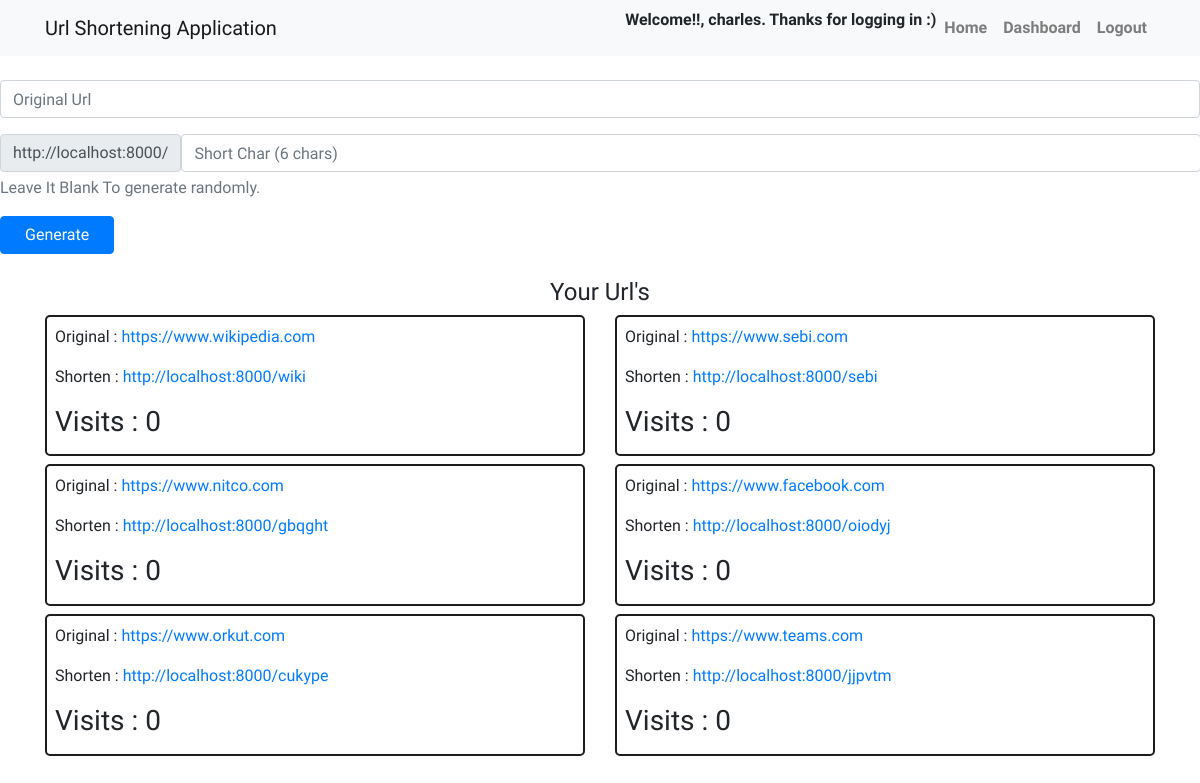
/ (signed in), run on an earlier commit of the app's database.
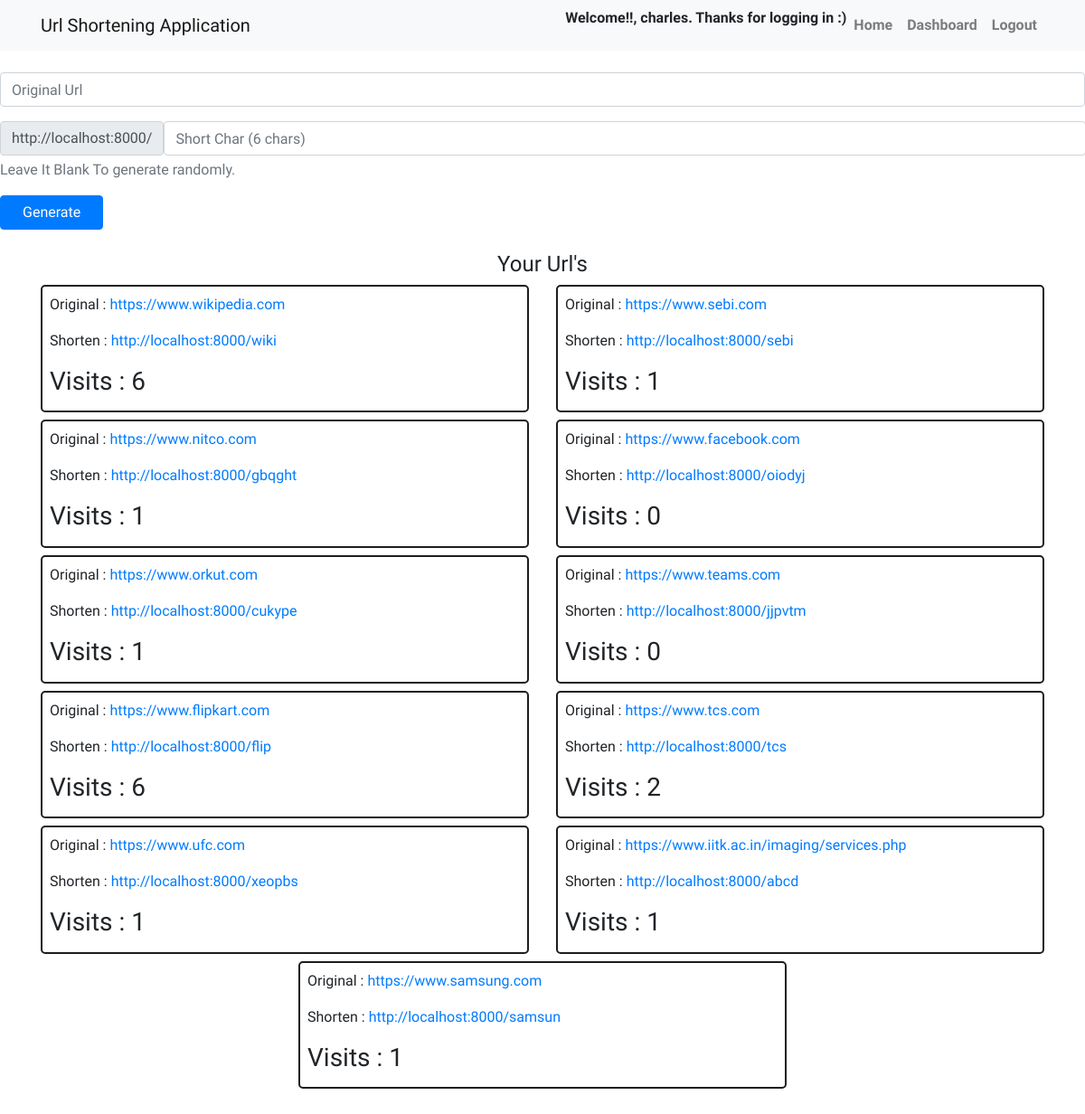
And on a later commit of the database.
### urlhandler/models.py (models this page shows)
class shorturl(models.Model):
    original_url=models.URLField(blank=False)
    short_query=models.CharField(blank=False,max_length=8)
    visits=models.IntegerField(default=0)
    user=models.ForeignKey(User,on_delete=models.CASCADE)

### urlhandler/views.py (the view)
# urls.py: path('',views.dashboard,name='dashboard'),
def dashboard(request):
    usr=request.user
    urls=shorturl.objects.filter(user=usr)
    return render(request,'dashboard.html',{'urls':urls})

### url_management/templates/dashboard.html (shortened to what this page needs)
{% extends 'nav.html' %}
{% block content %}
<form action="{% url 'generate' %}" method="POST">
                <div class="form-group">
                    <input type="url" name="original" class="form-control" placeholder="Original Url">
                </div>
                <div class="form-group">
                    <div class="input-group-prepend">
                        <div class="input-group-text">http://localhost:8000/</div>
                        <input type="text" name="short" class="form-control" placeholder="Short Char (6 chars)"
                            maxlength="6" id="short">
                    </div>
                    <p id="shorthelp" class="form-text text-muted">Leave It Blank To generate randomly.</p>
                </div>
                <div class="form-group">
                    <input type="submit" class="btn btn-primary px-4" value="Generate">
                </div>
</form>
<div class="container my-4">
    <div class="row">
        <div class="col-12 text-center">
            <h4>Your Url's</h4>
        </div>
    </div>
    <div class="row justify-content-between">
        {% for u in urls %}
        <div class="col-10 col-sm-10 col-md-6 mb-2 mx-auto">
            <div style="overflow: hidden;" class="customcontainer p-2">
                <p style="text-overflow: ellipsis;">Original : <a href="{{ u.original_url }}" target="_blank"
                        class="card-link">{{ u.original_url }}</a>
                </p>
                <p>Shorten : <a href="http://localhost:8000/{{ u.short_query }}" target="_blank"
                        class="card-link">http://localhost:8000/{{ u.short_query }}</a></p>
                <div class="row justify-content-between">
                    <div class="col-6 col-sm-6 ">
                        <h3>Visits : {{ u.visits }} </h3>
                    </div>
                </div>
            </div>
        </div>
            {% endfor %}
</body>
</html>
{% endblock %}

### url_management/templates/nav.html (shortened to what this page needs)
<!DOCTYPE html>
<html lang="en">
<head>
  <link rel="stylesheet" href="https://stackpath.bootstrapcdn.com/bootstrap/4.5.0/css/bootstrap.min.css"
>
</head>
<body>
  <nav class="navbar navbar-expand-lg navbar-light bg-light">
    <div class="container">
      <a class="navbar-brand" href="#">Url Shortening Application</a>
      <div class="collapse navbar-collapse" id="navbarNavDropdown">
        <ul class="navbar-nav ml-auto">
          {% if user.is_authenticated %}
    <p><b>Welcome!!, {{ user.get_username }}. Thanks for logging in :)</b></p>
{% else %}
    <p><b>Welcome!!, new user. Please log in</b></p>
{% endif %}
          <li class="nav-item">
            <a class="nav-link" href="{% url 'homepage' %}"> <b>Home</b></a>
          </li>
          {% if user.is_authenticated %}
          <li class="nav-item">
            <a class="nav-link" href="{% url 'dashboard' %}"><b>Dashboard</b></a>
          </li>
          <li class="nav-item">
            <a class="nav-link" href="{% url 'logout' %}"><b>Logout</b></a>
          </li>
          {% endif %}
        </ul>
      </div>
    </div>
  </nav>
  <br>
  {% block content %} {% endblock %}

### url_management/templates/nav.html (style rules this page uses)
body { font-family: 'Baloo Thambi 2', cursive; }

### url_management/templates/dashboard.html (style rules this page uses)
.customcontainer { min-width: 100%; border: 2px solid #1d1d1d; border-radius: 5px; max-width: 100%; height: 100%; }

What changed in the data, as far as the page shows it:
changed shorturl "https://www.wikipedia.com": visits "0" → "6"
changed shorturl "https://www.sebi.com": visits "0" → "1"
changed shorturl "https://www.nitco.com": visits "0" → "1"
changed shorturl "https://www.orkut.com": visits "0" → "1"
added shorturl: original_url "https://www.flipkart.com", short_query "flip", visits "6"
added shorturl: original_url "https://www.tcs.com", short_query "tcs", visits "2"
added shorturl: original_url "https://www.ufc.com", short_query "xeopbs", visits "1"
added shorturl: original_url "https://www.iitk.ac.in/imaging/services.php", short_query "abcd", visits "1"
added shorturl: original_url "https://www.samsung.com", short_query "samsun", visits "1"
